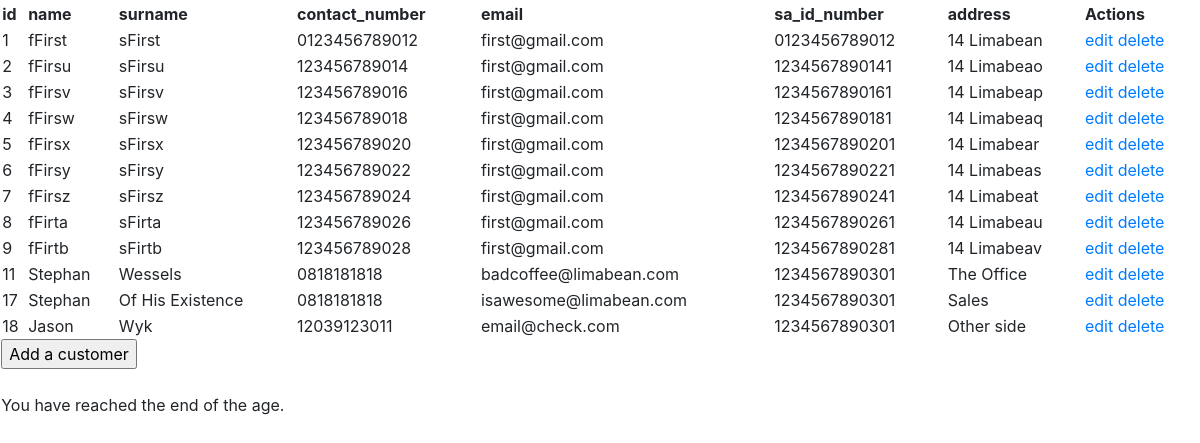
Before: /customers.php with the older database file.
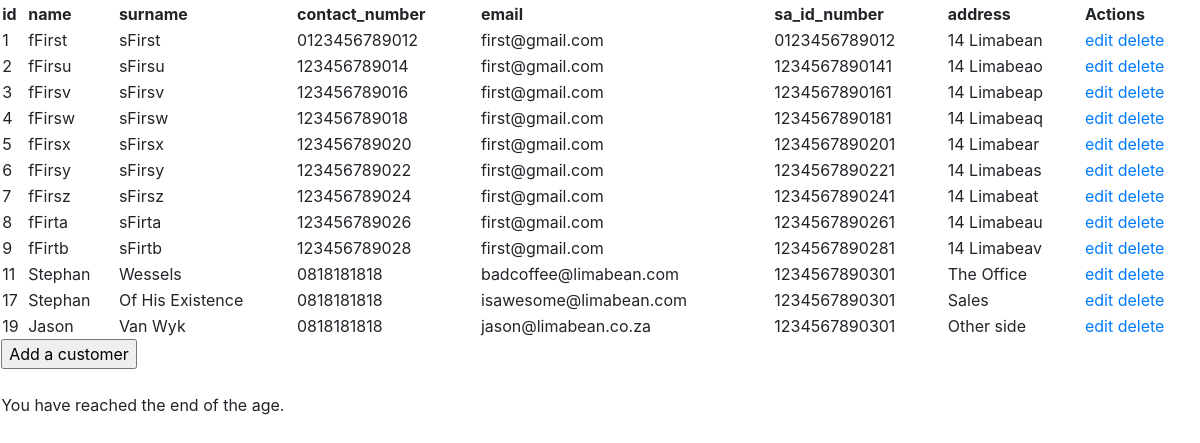
After: the same page with the newer database file.
### tables this page shows
CREATE TABLE `customer` (
  `id` int(6) NOT NULL,
  `name` varchar(255) DEFAULT NULL,
  `surname` varchar(255) DEFAULT NULL,
  `contact_number` varchar(18) DEFAULT NULL,
  `email` varchar(255) DEFAULT NULL,
  `sa_id_number` char(13) DEFAULT NULL,
  `address` varchar(255) DEFAULT NULL
);

### customers.php (called while the page is built, shortened)
<?php
include("functionsMain.php");
include("customerTable.php");

### dbConnect.php (called while the page is built, shortened)
<?php
class dbConnect
{
    private $host, $user, $password, $database, $conn;
    public function __construct($host = "127.0.0.1", $user = "root", $password = "", $database = "dvd_shop")
    {
        $this->host = $host;
        $this->user = $user;
        $this->password = $password;
        $this->database = $database;
        $this->conn = mysqli_connect($this->host, $this->user, $this->password, $this->database);
    }
    public function fetch($query, $where =[], $condition = ' AND ')
    {
        if(is_string($where)) {
            $where = [$where];
        }
        if($where) {
            $query .= ' WHERE ';
            $query .= implode($condition, $where);
        }
        $sql = $this->conn->query($query);
        $result = array();
        while ($row = mysqli_fetch_assoc($sql)) {
            array_push($result, $row);
        }
        return $result;
    }
}

### customer.php (called while the page is built, shortened)
<?php
class customer
{
    private $id, $name, $surname, $contact_number, $email, $sa_id_number, $address;
    public function __construct($name = "", $surname = "", $contact_number = "", $email = "", $sa_id_number = "", $address = "", $id = "false")
    {
        if($name != ""){
            $this->id = $id;
        }
    }
    public function getId()
    {
        return $this->id;
    }
}

### functionsMain.php (the view, shortened to what this page needs)
    <?php
function tableRowTD($value){
    echo "<td>" . htmlspecialchars($value) . "</td>";
}

### customerTable.php (shortened to what this page needs)
<?php
include('dbConnect.php');
include_once('functionsCustomer.php');
$_SESSION['customer'] = getCustomer("1=1");
?>
    <table style="width:100%">
        <tr>
            <th>id</th>
            <th>name</th>
            <th>surname</th>
            <th>contact_number</th>
            <th>email</th>
            <th>sa_id_number</th>
            <th>address</th>
            <th>Actions</th>
        </tr>
        <?php
        foreach ($_SESSION['customer'] as $key => $value) {
                if (isset($_SESSION['userEditing']) && $_SESSION['userEditing'] == $value->getId()) {
                    $_SESSION['userEditing'] = $value->getId();
                    customerTableRowEdit($value);
                } else {
                    customerTableRow($value);
                }
            }
        ?>
    </table>
    <form method="post" action="<?= htmlspecialchars($_SERVER['PHP_SELF']) ?>">
        <input name="addCustomer" type="submit" value="Add a customer">
    </form>

### functionsCustomer.php (shortened to what this page needs)
<?php
include_once("functionsMain.php");
function getCustomer($where = [], $condition = ' AND ')
{
    $dbConnect = new dbConnect();
    $results = $dbConnect->fetch("SELECT * FROM customer ", $where, $condition);
    $customer = array();
    foreach ($results as $value) {
        array_push($customer,
            new Customer($value['name'], $value['surname'], $value['contact_number'],
                $value['email'], $value['sa_id_number'], $value['address'], $value['id']));
    }
    return $customer;
}
function customerTableRow($customerArray)
{
    echo "<tr>";
    tableRowTD($customerArray->getId());
    echo "<td> <a href='?id=" . htmlspecialchars($customerArray->getId()) . "'>edit</a>
               <a href='?id=" . htmlspecialchars($customerArray->getId()) . "&delete=TRUE'>delete</a>
          </td>" . "
         </tr>";
}

Changed rows visible on the page:
removed customer: id "18 Jason Wyk 12039123011 email@check.com 1234567890301 Other side"
added customer: id "19 Jason Van Wyk 0818181818 jason@limabean.co.za 1234567890301 Other side"
